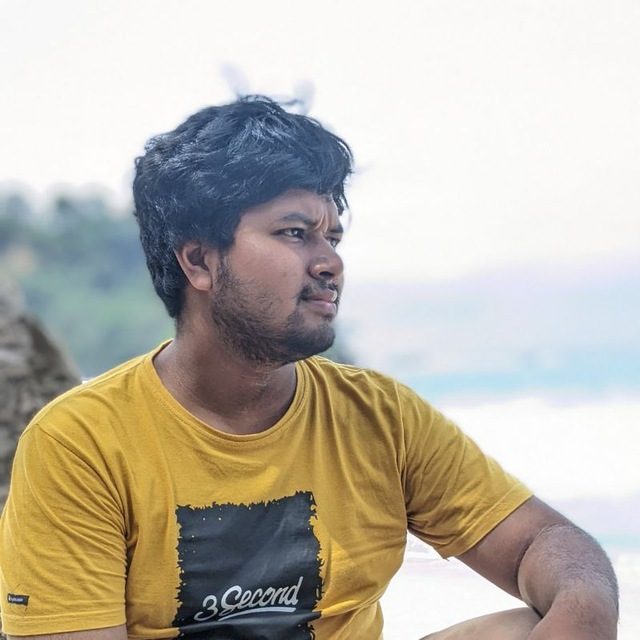
#> input picture Praktikum 6/Latihan/asset/Foto_user.jpg, 640 x 640 px, found by its file name
$ python kegiatan1.py   (older library calls are emulated)
#> lines starting #> are read from the running program, lines starting #| are printed output that depends on the picture
from PIL import Image, ImageOps, ImageDraw, ImageFont

img = Image.open("C:\\Users\\yovii\\Documents\\FIle kuliah\\Semester 5\\Fungsional ngoding\\Praktikum 6\\Latihan\\asset\\Foto_user.jpg")
#> img is the input picture: PIL image 640x640 RGB; mean R, G, B 188.6, 182.3, 169.6

fontPath = "C:\\Users\\yovii\\Documents\\FIle kuliah\\Semester 5\\Fungsional ngoding\\Praktikum 6\\Latihan\\asset\\Poppins-Black.ttf"
customFont = ImageFont.truetype(fontPath, 28)

imgAfter = ImageOps.grayscale(img.copy())
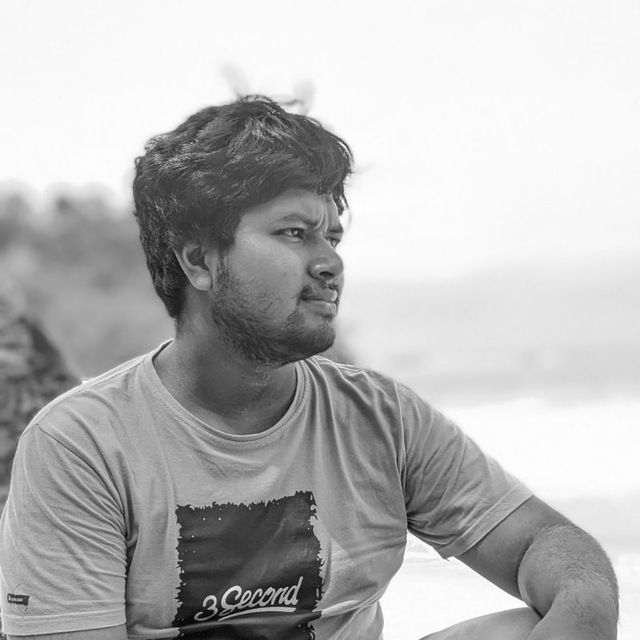
#> imgAfter: PIL image 640x640 L; min 1, max 255, mean 182.7
draw = ImageDraw.Draw(imgAfter)
text = "Rafidhiya Bagus Farizki, 202110370311424"
image_width, image_height = img.size
#> image_width = 640; image_height = 640
# text_width, text_height = draw.textsize(text, font=customFont)
bbox = draw.textbbox((8, 8), text, font=customFont)
#> bbox = (8, 13, 617, 40)
text_width, text_height = bbox[2] - bbox[0], bbox[3] - bbox[1]
#> text_width = 609; text_height = 27
text_position = ((image_width - text_width) // 2, (image_height - text_height) // 9)
#> text_position = (15, 68)
draw.text(text_position, text, font=customFont, fill="black")


imgAfter.save("output_image.jpg")
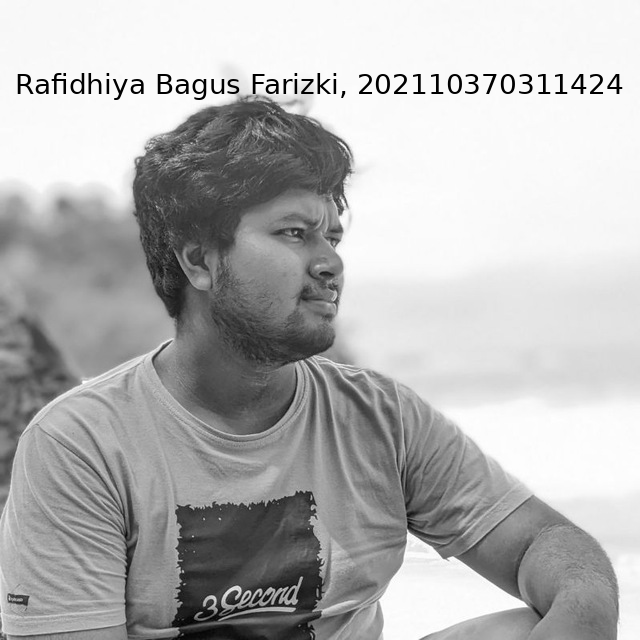
#> saved as output_image.jpg: PIL image 640x640 L; min 0, max 255, mean 180.7
imgAfter.show()
